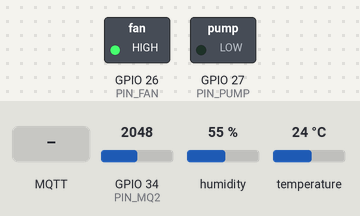
Bench run of a sketch on a simulated ESP32. Parts: switched loads named in the sketch (green lamp = pin HIGH). Inputs (shaded band) come from the test bench; at power-on: GPIO 34 (PIN_MQ2) = 2048, humidity 55 %, temperature 24 °C. WiFi joins after 1.5 s; servers stay silent unless stated; random numbers use the default seed unless the sketch sets one; no MQTT or app messages arrive unless stated; what the sketch prints to the serial monitor is not drawn.

Above: at 2.3 s.
2.4 s: MQTT message "mode:manual" arrives on the first subscribed topic
At 3.4 s:
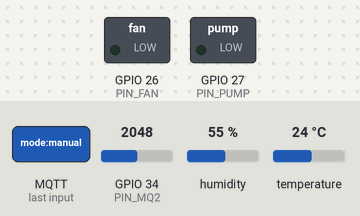
4.1 s: MQTT message "pump:on" arrives on the first subscribed topic
At 4.8 s:
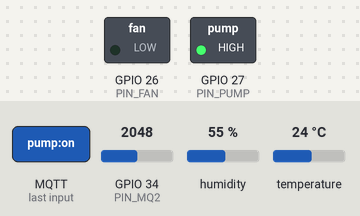
5.7 s: MQTT message "fan:on" arrives on the first subscribed topic
At 7.2 s:
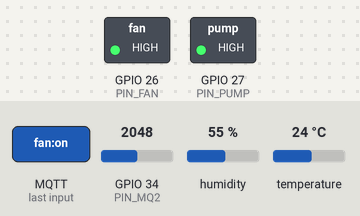
Timing chart, 0 to 8.7 s (numbered marks = the images above; inputs shaded):
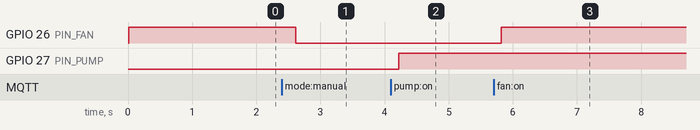

The sketch:

sketch.ino
```cpp
/*
  MẠCH BÁO CHÁY GIA ĐÌNH - ESP32 + MQ2 + DHT22 + FreeRTOS + MQTT
  - Task truyền data  (Core 0): WiFi + MQTT, đọc data Queue -> publish
  - Task đọc data     (Core 1): đọc MQ2 + nhiệt độ, in Serial, đẩy vào dataQueue & alertQueue
  - Task cảnh báo     (Core 1): đọc alertQueue -> điều khiển quạt (gas) và máy bơm (nhiệt)
  Thư viện cần: PubSubClient, DHT sensor library (Adafruit), ArduinoJson (không bắt buộc)
*/
#include <WiFi.h>
#include <PubSubClient.h>
#include <DHT.h>

// ---------------- Cấu hình ----------------
#define WIFI_SSID   "Wokwi-GUEST"
#define WIFI_PASS   ""
#define MQTT_HOST   "broker.hivemq.com"
#define MQTT_PORT   1883

// Đổi "son" thành tên riêng của bạn để không trùng người khác
#define TOPIC_DATA  "baochay/son/data"
#define TOPIC_CMD   "baochay/son/cmd"

#define PIN_MQ2     34   // AOUT của MQ2 (ADC1)
#define PIN_DHT     15
#define PIN_FAN     26   // quạt   (LED xanh / relay)
#define PIN_PUMP    27   // máy bơm (LED đỏ / relay)

#define GAS_THRESHOLD   2000   // ppm (quy đổi gần đúng)
#define TEMP_THRESHOLD  50.0   // °C

// ---------------- Kiểu dữ liệu ----------------
typedef struct {
  float gas;     // ppm
  float temp;    // °C
} SensorData;

// ---------------- Biến toàn cục ----------------
DHT dht(PIN_DHT, DHT22);
WiFiClient espClient;
PubSubClient mqtt(espClient);

QueueHandle_t dataQueue;    // gửi lên MQTT (hàng đợi dài 10)
QueueHandle_t alertQueue;   // cho task cảnh báo (dài 1, luôn giữ giá trị mới nhất)

volatile bool manualMode = false;  // false = tự động, true = điều khiển tay từ web
volatile bool fanState   = false;
volatile bool pumpState  = false;
volatile bool fanManual  = false;
volatile bool pumpManual = false;

// ---------------- MQTT: nhận lệnh từ web ----------------
// Lệnh dạng: "mode:manual" | "mode:auto" | "fan:on" | "fan:off" | "pump:on" | "pump:off"
void onMessage(char* topic, byte* payload, unsigned int len) {
  String msg;
  for (unsigned int i = 0; i < len; i++) msg += (char)payload[i];
  msg.toLowerCase();
  Serial.println("[MQTT] lệnh: " + msg);

  if      (msg == "mode:manual") manualMode = true;
  else if (msg == "mode:auto")   manualMode = false;
  else if (msg == "fan:on")      fanManual  = true;
  else if (msg == "fan:off")     fanManual  = false;
  else if (msg == "pump:on")     pumpManual = true;
  else if (msg == "pump:off")    pumpManual = false;
}

// ---------------- TASK TRUYỀN DATA (Core 0) ----------------
void taskTruyenData(void* pv) {
  // 1. Kết nối WiFi
  Serial.print("Đang kết nối WiFi");
  WiFi.begin(WIFI_SSID, WIFI_PASS, 6);
  while (WiFi.status() != WL_CONNECTED) {
    vTaskDelay(pdMS_TO_TICKS(500));
    Serial.print(".");
  }
  Serial.println("\nWiFi OK, IP: " + WiFi.localIP().toString());

  mqtt.setServer(MQTT_HOST, MQTT_PORT);
  mqtt.setCallback(onMessage);

  SensorData d;
  char buf[160];

  for (;;) {
    // 2. Giữ kết nối MQTT
    if (!mqtt.connected()) {
      String cid = "esp32-baochay-" + String((uint32_t)esp_random(), HEX);
      if (mqtt.connect(cid.c_str())) {
        mqtt.subscribe(TOPIC_CMD);
        Serial.println("MQTT OK");
      } else {
        vTaskDelay(pdMS_TO_TICKS(2000));
        continue;
      }
    }
    mqtt.loop();

    // 3. Lấy dữ liệu từ data Queue rồi publish
    if (xQueueReceive(dataQueue, &d, pdMS_TO_TICKS(100)) == pdTRUE) {
      snprintf(buf, sizeof(buf),
               "{\"gas\":%.0f,\"temp\":%.1f,\"fan\":%d,\"pump\":%d,\"manual\":%d}",
               d.gas, d.temp, fanState ? 1 : 0, pumpState ? 1 : 0, manualMode ? 1 : 0);
      mqtt.publish(TOPIC_DATA, buf);
    }
  }
}

// ---------------- TASK ĐỌC DATA (Core 1) ----------------
void taskDocData(void* pv) {
  SensorData d;
  for (;;) {
    int raw = analogRead(PIN_MQ2);                    // 0..4095
    d.gas  = map(raw, 0, 4095, 200, 10000);           // quy đổi gần đúng sang ppm
    d.temp = dht.readTemperature();
    if (isnan(d.temp)) { vTaskDelay(pdMS_TO_TICKS(500)); continue; }

    Serial.printf("Gas: %.0f ppm | Nhiet do: %.1f C\n", d.gas, d.temp);

    xQueueSend(dataQueue, &d, 0);        // gửi đầy đủ cho task truyền
    xQueueOverwrite(alertQueue, &d);     // giữ bản mới nhất cho task cảnh báo

    vTaskDelay(pdMS_TO_TICKS(2000));     // chu kỳ 2 giây
  }
}

// ---------------- TASK CẢNH BÁO (Core 1) ----------------
void taskCanhBao(void* pv) {
  SensorData d;
  for (;;) {
    if (xQueueReceive(alertQueue, &d, pdMS_TO_TICKS(200)) == pdTRUE) {
      if (manualMode) {
        fanState  = fanManual;
        pumpState = pumpManual;
      } else {
        fanState  = (d.gas  > GAS_THRESHOLD);    // gas vượt ngưỡng -> bật quạt
        pumpState = (d.temp > TEMP_THRESHOLD);   // nhiệt vượt ngưỡng -> bật bơm
      }
      digitalWrite(PIN_FAN,  fanState);
      digitalWrite(PIN_PUMP, pumpState);

      if (!manualMode && (fanState || pumpState))
        Serial.printf("!!! CANH BAO: quat=%d, bom=%d\n", fanState, pumpState);
    } else if (manualMode) {
      // lệnh tay có hiệu lực ngay, không cần chờ dữ liệu mới
      fanState  = fanManual;
      pumpState = pumpManual;
      digitalWrite(PIN_FAN,  fanState);
      digitalWrite(PIN_PUMP, pumpState);
    }
  }
}

// ---------------- setup / loop ----------------
void setup() {
  Serial.begin(115200);
  pinMode(PIN_FAN,  OUTPUT);
  pinMode(PIN_PUMP, OUTPUT);
  dht.begin();

  dataQueue  = xQueueCreate(10, sizeof(SensorData));
  alertQueue = xQueueCreate(1,  sizeof(SensorData));

  //                 hàm            tên            stack  tham số  ưu tiên handle  core
  xTaskCreatePinnedToCore(taskTruyenData, "TruyenData", 8192, NULL, 1, NULL, 0);
  xTaskCreatePinnedToCore(taskDocData,    "DocData",    4096, NULL, 2, NULL, 1);
  xTaskCreatePinnedToCore(taskCanhBao,    "CanhBao",    4096, NULL, 3, NULL, 1);
}

void loop() {
  vTaskDelete(NULL);   // loop không dùng, mọi việc do các task đảm nhiệm
}
```

Measured:
- after the input at 2.4 s, GPIO 26 (PIN_FAN): HIGH → LOW after 0.22 s
- after the input at 4.1 s, GPIO 27 (PIN_PUMP): LOW → HIGH after 0.12 s
- after the input at 5.7 s, GPIO 26 (PIN_FAN): LOW → HIGH after 0.12 s
